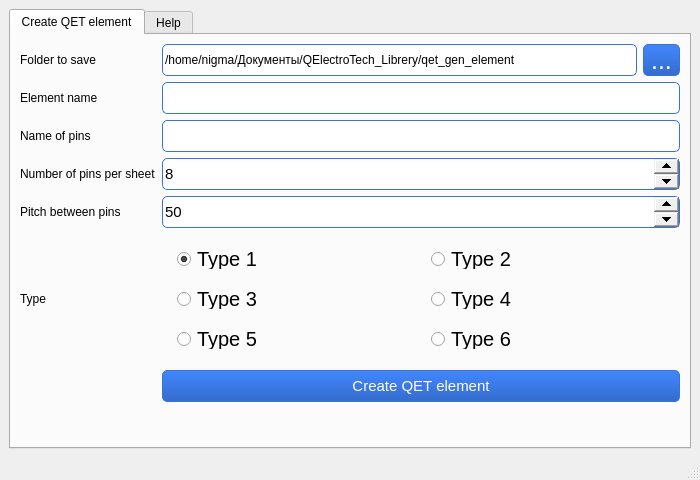
<?xml version="1.0" encoding="UTF-8"?>
<ui version="4.0">
 <class>MainWindow</class>
 <widget class="QMainWindow" name="MainWindow">
  <property name="geometry">
   <rect>
    <x>0</x>
    <y>0</y>
    <width>700</width>
    <height>480</height>
   </rect>
  </property>
  <property name="minimumSize">
   <size>
    <width>700</width>
    <height>480</height>
   </size>
  </property>
  <property name="windowTitle">
   <string>MainWindow</string>
  </property>
  <property name="styleSheet">
   <string notr="true"> #bt_create {
    padding:0px;
    color: #fff;
    font-size: 15px;
    border-radius: 5px;
    border: 1px solid #3873d9;
    background-color: qlineargradient(x1:0, y1:0, x2:0, y2:1, stop:0 #4287ff, stop:1 #356ccc);
     min-height: 30px;
            height: 30px;

 }
#bt_open{
    padding:0px;
    color: #fff;
    font-size: 25px;
    border-radius: 5px;
    border: 1px solid #3873d9;
    background-color: qlineargradient(x1:0, y1:0, x2:0, y2:1, stop:0 #4287ff, stop:1 #356ccc);
     min-height: 30px;
            height: 30px;
 }

QLineEdit{
    font-size: 12px;
    border-radius: 5px;
    border: 1px solid #3873d9;
     min-height: 30px;
            height: 30px;
}

QSpinBox{
    font-size: 15px;
    border-radius: 5px;
    border: 1px solid #3873d9;
     min-height: 30px;
            height: 30px;
}

 QSpinBox::up-button {
  width: 25px;
  height: 0.7em;
 }

 QSpinBox::down-button {
  width: 25px;
  height: 0.7em;
 
}

QLabel{
    padding:0px;
    font-size: 12px;
    border-radius: 5px;
    height:1.0em;
 }
QRadioButton{
    padding:5px;
    font-size: 20px;
    border-radius: 25px;
     min-height: 20px;
            height: 20px;
 }</string>
  </property>
  <widget class="QWidget" name="centralwidget">
   <layout class="QGridLayout" name="gridLayout">
    <item row="0" column="0">
     <widget class="QTabWidget" name="tabWidget">
      <property name="currentIndex">
       <number>0</number>
      </property>
      <widget class="QWidget" name="tab">
       <attribute name="title">
        <string>Create QET element</string>
       </attribute>
       <layout class="QGridLayout" name="gridLayout_2">
        <item row="1" column="2">
         <widget class="QLineEdit" name="le_name_element">
          <property name="text">
           <string/>
          </property>
         </widget>
        </item>
        <item row="3" column="0">
         <widget class="QLabel" name="label_4">
          <property name="text">
           <string>Number of pins per sheet</string>
          </property>
         </widget>
        </item>
        <item row="7" column="2">
         <widget class="QPushButton" name="bt_create">
          <property name="text">
           <string>Create QET element</string>
          </property>
         </widget>
        </item>
        <item row="3" column="2">
         <widget class="QSpinBox" name="spB_pin_sheet">
          <property name="minimum">
           <number>1</number>
          </property>
          <property name="value">
           <number>8</number>
          </property>
         </widget>
        </item>
        <item row="2" column="0">
         <widget class="QLabel" name="label_9">
          <property name="text">
           <string>Name of pins</string>
          </property>
         </widget>
        </item>
        <item row="1" column="0">
         <widget class="QLabel" name="label_3">
          <property name="text">
           <string>Element name</string>
          </property>
         </widget>
        </item>
        <item row="4" column="2">
         <widget class="QSpinBox" name="spb_step">
          <property name="minimum">
           <number>0</number>
          </property>
          <property name="maximum">
           <number>150</number>
          </property>
          <property name="singleStep">
           <number>10</number>
          </property>
          <property name="value">
           <number>50</number>
          </property>
         </widget>
        </item>
        <item row="4" column="0">
         <widget class="QLabel" name="label_10">
          <property name="text">
           <string>Pitch between pins</string>
          </property>
         </widget>
        </item>
        <item row="0" column="0">
         <widget class="QLabel" name="label_2">
          <property name="text">
           <string>Folder to save</string>
          </property>
         </widget>
        </item>
        <item row="0" column="2">
         <layout class="QHBoxLayout" name="horizontalLayout">
          <item>
           <widget class="QLineEdit" name="le_directory">
            <property name="text">
             <string>/home/nigma/Документы/QElectroTech_Librery/qet_gen_element</string>
            </property>
           </widget>
          </item>
          <item>
           <widget class="QPushButton" name="bt_open">
            <property name="text">
             <string> ... </string>
            </property>
           </widget>
          </item>
         </layout>
        </item>
        <item row="5" column="0">
         <widget class="QLabel" name="label_11">
          <property name="text">
           <string>Type</string>
          </property>
         </widget>
        </item>
        <item row="2" column="2">
         <widget class="QLineEdit" name="le_pin_name">
          <property name="text">
           <string/>
          </property>
         </widget>
        </item>
        <item row="5" column="2">
         <layout class="QGridLayout" name="gridLayout_5" columnminimumwidth="0,0">
          <property name="leftMargin">
           <number>10</number>
          </property>
          <property name="topMargin">
           <number>10</number>
          </property>
          <property name="rightMargin">
           <number>10</number>
          </property>
          <property name="bottomMargin">
           <number>10</number>
          </property>
          <property name="spacing">
           <number>10</number>
          </property>
          <item row="0" column="0">
           <widget class="QRadioButton" name="rdB_type1">
            <property name="text">
             <string>Type 1</string>
            </property>
            <property name="checked">
             <bool>true</bool>
            </property>
           </widget>
          </item>
          <item row="1" column="1">
           <widget class="QRadioButton" name="rdB_type4">
            <property name="text">
             <string>Type 4</string>
            </property>
           </widget>
          </item>
          <item row="1" column="0">
           <widget class="QRadioButton" name="rdB_type3">
            <property name="text">
             <string>Type 3</string>
            </property>
           </widget>
          </item>
          <item row="0" column="1">
           <widget class="QRadioButton" name="rdB_type2">
            <property name="text">
             <string>Type 2</string>
            </property>
           </widget>
          </item>
          <item row="2" column="0">
           <widget class="QRadioButton" name="rdB_type5">
            <property name="text">
             <string>Type 5</string>
            </property>
           </widget>
          </item>
          <item row="2" column="1">
           <widget class="QRadioButton" name="rdB_type6">
            <property name="text">
             <string>Type 6</string>
            </property>
           </widget>
          </item>
         </layout>
        </item>
        <item row="8" column="2">
         <spacer name="verticalSpacer">
          <property name="orientation">
           <enum>Qt::Vertical</enum>
          </property>
          <property name="sizeHint" stdset="0">
           <size>
            <width>20</width>
            <height>40</height>
           </size>
          </property>
         </spacer>
        </item>
       </layout>
      </widget>
      <widget class="QWidget" name="tab_2">
       <attribute name="title">
        <string>Help</string>
       </attribute>
       <layout class="QGridLayout" name="gridLayout_3">
        <item row="0" column="0">
         <widget class="QTextBrowser" name="textBrowser">
          <property name="html">
           <string>&lt;!DOCTYPE HTML PUBLIC &quot;-//W3C//DTD HTML 4.0//EN&quot; &quot;http://www.w3.org/TR/REC-html40/strict.dtd&quot;&gt;
&lt;html&gt;&lt;head&gt;&lt;meta name=&quot;qrichtext&quot; content=&quot;1&quot; /&gt;&lt;style type=&quot;text/css&quot;&gt;
p, li { white-space: pre-wrap; }
&lt;/style&gt;&lt;/head&gt;&lt;body style=&quot; font-family:'Sans Serif'; font-size:9pt; font-weight:400; font-style:normal;&quot;&gt;
&lt;p style=&quot; margin-top:0px; margin-bottom:0px; margin-left:0px; margin-right:0px; -qt-block-indent:0; text-indent:0px;&quot;&gt;&lt;span style=&quot; font-size:10pt;&quot;&gt;Element name &lt;/span&gt;&lt;/p&gt;
&lt;p style=&quot; margin-top:0px; margin-bottom:0px; margin-left:0px; margin-right:0px; -qt-block-indent:0; text-indent:0px;&quot;&gt;&lt;span style=&quot; font-size:10pt;&quot;&gt;24V, In{5}, GND, Q{z5} =&amp;gt; '24V', 'In1', 'In2', 'In3', 'In4', 'In5', 'GND', 'Q0', 'Q1', 'Q2', 'Q3', 'Q4'&lt;/span&gt;&lt;/p&gt;
&lt;p style=&quot;-qt-paragraph-type:empty; margin-top:0px; margin-bottom:0px; margin-left:0px; margin-right:0px; -qt-block-indent:0; text-indent:0px; font-size:10pt;&quot;&gt;&lt;br /&gt;&lt;/p&gt;
&lt;p style=&quot; margin-top:0px; margin-bottom:0px; margin-left:0px; margin-right:0px; -qt-block-indent:0; text-indent:0px;&quot;&gt;&lt;span style=&quot; font-size:10pt;&quot;&gt;Type 1                                                            Type 2&lt;/span&gt;&lt;/p&gt;
&lt;p style=&quot; margin-top:0px; margin-bottom:0px; margin-left:0px; margin-right:0px; -qt-block-indent:0; text-indent:0px;&quot;&gt;&lt;span style=&quot; font-family:'Droid Sans Mono,monospace,monospace,Droid Sans Fallback'; font-size:14px; color:#ce9178;&quot;&gt;        |-------*-----------*-----------*-------|&lt;/span&gt;&lt;span style=&quot; font-family:'Droid Sans Mono,monospace,monospace,Droid Sans Fallback'; color:#ce9178;&quot;&gt;                |---------------------------------------|&lt;/span&gt;&lt;/p&gt;
&lt;p style=&quot; margin-top:0px; margin-bottom:0px; margin-left:0px; margin-right:0px; -qt-block-indent:0; text-indent:0px;&quot;&gt;&lt;span style=&quot; font-family:'Droid Sans Mono,monospace,monospace,Droid Sans Fallback'; font-size:14px; color:#ce9178;&quot;&gt;        |         1           2           3                 |&lt;/span&gt;&lt;span style=&quot; font-family:'Droid Sans Mono,monospace,monospace,Droid Sans Fallback'; color:#ce9178;&quot;&gt;                | name                                          |&lt;/span&gt;&lt;/p&gt;
&lt;p style=&quot; margin-top:0px; margin-bottom:0px; margin-left:0px; margin-right:0px; -qt-block-indent:0; text-indent:0px;&quot;&gt;&lt;span style=&quot; font-family:'Droid Sans Mono,monospace,monospace,Droid Sans Fallback'; font-size:14px; color:#ce9178;&quot;&gt;        |         P1          P2          P3            |&lt;/span&gt;&lt;span style=&quot; font-family:'Droid Sans Mono,monospace,monospace,Droid Sans Fallback'; color:#ce9178;&quot;&gt;                |---------------------------------------|&lt;/span&gt;&lt;/p&gt;
&lt;p style=&quot; margin-top:0px; margin-bottom:0px; margin-left:0px; margin-right:0px; -qt-block-indent:0; text-indent:0px;&quot;&gt;&lt;span style=&quot; font-family:'Droid Sans Mono,monospace,monospace,Droid Sans Fallback'; font-size:14px; color:#ce9178;&quot;&gt;        |                                                       |&lt;/span&gt;&lt;span style=&quot; font-family:'Droid Sans Mono,monospace,monospace,Droid Sans Fallback'; color:#ce9178;&quot;&gt;                |                                                      |&lt;/span&gt;&lt;/p&gt;
&lt;p style=&quot; margin-top:0px; margin-bottom:0px; margin-left:0px; margin-right:0px; -qt-block-indent:0; text-indent:0px;&quot;&gt;&lt;span style=&quot; font-family:'Droid Sans Mono,monospace,monospace,Droid Sans Fallback'; font-size:14px; color:#ce9178;&quot;&gt;        |_____________________________| &lt;/span&gt;&lt;span style=&quot; font-family:'Droid Sans Mono,monospace,monospace,Droid Sans Fallback'; color:#ce9178;&quot;&gt;       &lt;/span&gt;&lt;span style=&quot; font-family:'Droid Sans Mono,monospace,monospace,Droid Sans Fallback'; font-size:14px; color:#ce9178;&quot;&gt; &lt;/span&gt;&lt;span style=&quot; font-family:'Droid Sans Mono,monospace,monospace,Droid Sans Fallback'; color:#ce9178;&quot;&gt;      |         P1          P2          P3           |&lt;/span&gt;&lt;/p&gt;
&lt;p style=&quot; margin-top:0px; margin-bottom:0px; margin-left:0px; margin-right:0px; -qt-block-indent:0; text-indent:0px;&quot;&gt;&lt;span style=&quot; font-family:'Droid Sans Mono,monospace,monospace,Droid Sans Fallback'; font-size:14px; color:#ce9178;&quot;&gt;        | name                                            |&lt;/span&gt;&lt;span style=&quot; font-family:'Droid Sans Mono,monospace,monospace,Droid Sans Fallback'; color:#ce9178;&quot;&gt;               |          1           2           3               |&lt;/span&gt;&lt;/p&gt;
&lt;p style=&quot; margin-top:0px; margin-bottom:0px; margin-left:0px; margin-right:0px; -qt-block-indent:0; text-indent:0px;&quot;&gt;&lt;span style=&quot; font-family:'Droid Sans Mono,monospace,monospace,Droid Sans Fallback'; font-size:14px; color:#ce9178;&quot;&gt;        |_____________________________|&lt;/span&gt;&lt;span style=&quot; font-family:'Droid Sans Mono,monospace,monospace,Droid Sans Fallback'; color:#ce9178;&quot;&gt;               |-------*-----------*-----------*------|&lt;/span&gt;&lt;/p&gt;
&lt;p style=&quot; margin-top:0px; margin-bottom:0px; margin-left:0px; margin-right:0px; -qt-block-indent:0; text-indent:0px;&quot;&gt;&lt;span style=&quot; font-size:10pt;&quot;&gt;Type 3                                                             Type 4&lt;/span&gt;&lt;/p&gt;
&lt;p style=&quot; margin-top:0px; margin-bottom:0px; margin-left:0px; margin-right:0px; -qt-block-indent:0; text-indent:0px;&quot;&gt;&lt;span style=&quot; font-family:'Droid Sans Mono,monospace,monospace,Droid Sans Fallback'; font-size:14px; color:#ce9178;&quot;&gt;        |------------ |                                             &lt;/span&gt;&lt;span style=&quot; font-family:'Droid Sans Mono,monospace,monospace,Droid Sans Fallback'; color:#ce9178;&quot;&gt;        |-----------|&lt;/span&gt;&lt;/p&gt;
&lt;p style=&quot; margin-top:0px; margin-bottom:0px; margin-left:0px; margin-right:0px; -qt-block-indent:0; text-indent:0px;&quot;&gt;&lt;span style=&quot; font-family:'Droid Sans Mono,monospace,monospace,Droid Sans Fallback'; font-size:14px; color:#ce9178;&quot;&gt;        | name     |&lt;/span&gt;&lt;span style=&quot; font-family:'Droid Sans Mono,monospace,monospace,Droid Sans Fallback'; color:#ce9178;&quot;&gt;                                                              | name    |&lt;/span&gt;&lt;/p&gt;
&lt;p style=&quot; margin-top:0px; margin-bottom:0px; margin-left:0px; margin-right:0px; -qt-block-indent:0; text-indent:0px;&quot;&gt;&lt;span style=&quot; font-family:'Droid Sans Mono,monospace,monospace,Droid Sans Fallback'; font-size:14px; color:#ce9178;&quot;&gt;        |_________|&lt;/span&gt;&lt;span style=&quot; font-family:'Droid Sans Mono,monospace,monospace,Droid Sans Fallback'; color:#ce9178;&quot;&gt;                                                             |________|&lt;/span&gt;&lt;/p&gt;
&lt;p style=&quot; margin-top:0px; margin-bottom:0px; margin-left:0px; margin-right:0px; -qt-block-indent:0; text-indent:0px;&quot;&gt;&lt;span style=&quot; font-family:'Droid Sans Mono,monospace,monospace,Droid Sans Fallback'; font-size:14px; color:#ce9178;&quot;&gt;        * 1| P1|     |&lt;/span&gt;&lt;span style=&quot; font-family:'Droid Sans Mono,monospace,monospace,Droid Sans Fallback'; color:#ce9178;&quot;&gt;                                                             |   |P1| 1 *&lt;/span&gt;&lt;/p&gt;
&lt;p style=&quot; margin-top:0px; margin-bottom:0px; margin-left:0px; margin-right:0px; -qt-block-indent:0; text-indent:0px;&quot;&gt;&lt;span style=&quot; font-family:'Droid Sans Mono,monospace,monospace,Droid Sans Fallback'; font-size:14px; color:#ce9178;&quot;&gt;        |--------      |&lt;/span&gt;&lt;span style=&quot; font-family:'Droid Sans Mono,monospace,monospace,Droid Sans Fallback'; color:#ce9178;&quot;&gt;                                                             |    --------|&lt;/span&gt;&lt;/p&gt;
&lt;p style=&quot; margin-top:0px; margin-bottom:0px; margin-left:0px; margin-right:0px; -qt-block-indent:0; text-indent:0px;&quot;&gt;&lt;span style=&quot; font-family:'Droid Sans Mono,monospace,monospace,Droid Sans Fallback'; font-size:14px; color:#ce9178;&quot;&gt;        |_________|&lt;/span&gt;&lt;span style=&quot; font-family:'Droid Sans Mono,monospace,monospace,Droid Sans Fallback'; color:#ce9178;&quot;&gt;                                                             |      _____|&lt;/span&gt;&lt;/p&gt;
&lt;p style=&quot; margin-top:0px; margin-bottom:0px; margin-left:0px; margin-right:0px; -qt-block-indent:0; text-indent:0px;&quot;&gt;&lt;span style=&quot; font-family:'Droid Sans Mono,monospace,monospace,Droid Sans Fallback'; font-size:14px; color:#ce9178;&quot;&gt;        * 2| P2|     |&lt;/span&gt;&lt;span style=&quot; font-family:'Droid Sans Mono,monospace,monospace,Droid Sans Fallback'; color:#ce9178;&quot;&gt;                                                             |     |P2| 2*&lt;/span&gt;&lt;/p&gt;
&lt;p style=&quot; margin-top:0px; margin-bottom:0px; margin-left:0px; margin-right:0px; -qt-block-indent:0; text-indent:0px;&quot;&gt;&lt;span style=&quot; font-family:'Droid Sans Mono,monospace,monospace,Droid Sans Fallback'; font-size:14px; color:#ce9178;&quot;&gt;        |---------     |&lt;/span&gt;&lt;span style=&quot; font-family:'Droid Sans Mono,monospace,monospace,Droid Sans Fallback'; color:#ce9178;&quot;&gt;                                                             |     --------|&lt;/span&gt;&lt;/p&gt;
&lt;p style=&quot; margin-top:0px; margin-bottom:0px; margin-left:0px; margin-right:0px; -qt-block-indent:0; text-indent:0px;&quot;&gt;&lt;span style=&quot; font-family:'Droid Sans Mono,monospace,monospace,Droid Sans Fallback'; font-size:14px; color:#ce9178;&quot;&gt;        |______      |&lt;/span&gt;&lt;span style=&quot; font-family:'Droid Sans Mono,monospace,monospace,Droid Sans Fallback'; color:#ce9178;&quot;&gt;                                                             |     ______|&lt;/span&gt;&lt;/p&gt;
&lt;p style=&quot; margin-top:0px; margin-bottom:0px; margin-left:0px; margin-right:0px; -qt-block-indent:0; text-indent:0px;&quot;&gt;&lt;span style=&quot; font-family:'Droid Sans Mono,monospace,monospace,Droid Sans Fallback'; font-size:14px; color:#ce9178;&quot;&gt;        * 3| P3|     |&lt;/span&gt;&lt;span style=&quot; font-family:'Droid Sans Mono,monospace,monospace,Droid Sans Fallback'; color:#ce9178;&quot;&gt;                                                             |    |P3| 3 *&lt;/span&gt;&lt;/p&gt;
&lt;p style=&quot; margin-top:0px; margin-bottom:0px; margin-left:0px; margin-right:0px; -qt-block-indent:0; text-indent:0px;&quot;&gt;&lt;span style=&quot; font-family:'Droid Sans Mono,monospace,monospace,Droid Sans Fallback'; font-size:14px; color:#ce9178;&quot;&gt;        |--------      |&lt;/span&gt;&lt;span style=&quot; font-family:'Droid Sans Mono,monospace,monospace,Droid Sans Fallback'; color:#ce9178;&quot;&gt;                                                             |     --------|&lt;/span&gt;&lt;/p&gt;
&lt;p style=&quot; margin-top:0px; margin-bottom:0px; margin-left:0px; margin-right:0px; -qt-block-indent:0; text-indent:0px;&quot;&gt;&lt;span style=&quot; font-family:'Droid Sans Mono,monospace,monospace,Droid Sans Fallback'; font-size:14px; color:#ce9178;&quot;&gt;        |_________|&lt;/span&gt;&lt;span style=&quot; font-family:'Droid Sans Mono,monospace,monospace,Droid Sans Fallback'; color:#ce9178;&quot;&gt;                                                             |________ |&lt;/span&gt;&lt;/p&gt;
&lt;p style=&quot; margin-top:0px; margin-bottom:0px; margin-left:0px; margin-right:0px; -qt-block-indent:0; text-indent:0px;&quot;&gt;&lt;span style=&quot; font-family:'monospace'; font-size:10pt;&quot;&gt;Type 5&lt;/span&gt;&lt;span style=&quot; font-size:10pt;&quot;&gt;                                                            Type 6&lt;/span&gt;&lt;/p&gt;
&lt;p style=&quot; margin-top:0px; margin-bottom:0px; margin-left:0px; margin-right:0px; -qt-block-indent:0; text-indent:0px;&quot;&gt;&lt;span style=&quot; font-family:'Droid Sans Mono,monospace,monospace,Droid Sans Fallback'; font-size:14px; color:#ce9178;&quot;&gt;        |-----------------------|                             &lt;/span&gt;&lt;span style=&quot; font-family:'Droid Sans Mono,monospace,monospace,Droid Sans Fallback'; color:#ce9178;&quot;&gt;           |----------------------|&lt;/span&gt;&lt;/p&gt;
&lt;p style=&quot; margin-top:0px; margin-bottom:0px; margin-left:0px; margin-right:0px; -qt-block-indent:0; text-indent:0px;&quot;&gt;&lt;span style=&quot; font-family:'Droid Sans Mono,monospace,monospace,Droid Sans Fallback'; font-size:14px; color:#ce9178;&quot;&gt;        | name                   |&lt;/span&gt;&lt;span style=&quot; font-family:'Droid Sans Mono,monospace,monospace,Droid Sans Fallback'; color:#ce9178;&quot;&gt;                                              | name                   |&lt;/span&gt;&lt;/p&gt;
&lt;p style=&quot; margin-top:0px; margin-bottom:0px; margin-left:0px; margin-right:0px; -qt-block-indent:0; text-indent:0px;&quot;&gt;&lt;span style=&quot; font-family:'Droid Sans Mono,monospace,monospace,Droid Sans Fallback'; font-size:14px; color:#ce9178;&quot;&gt;        |______        ______|&lt;/span&gt;&lt;span style=&quot; font-family:'Droid Sans Mono,monospace,monospace,Droid Sans Fallback'; color:#ce9178;&quot;&gt;                                              |______        ______|&lt;/span&gt;&lt;/p&gt;
&lt;p style=&quot; margin-top:0px; margin-bottom:0px; margin-left:0px; margin-right:0px; -qt-block-indent:0; text-indent:0px;&quot;&gt;&lt;span style=&quot; font-family:'Droid Sans Mono,monospace,monospace,Droid Sans Fallback'; font-size:14px; color:#ce9178;&quot;&gt;        * 1 |P1|       |P2| 2 *&lt;/span&gt;&lt;span style=&quot; font-family:'Droid Sans Mono,monospace,monospace,Droid Sans Fallback'; color:#ce9178;&quot;&gt;                                             * 1 |P1|       |P3| 3 *&lt;/span&gt;&lt;/p&gt;
&lt;p style=&quot; margin-top:0px; margin-bottom:0px; margin-left:0px; margin-right:0px; -qt-block-indent:0; text-indent:0px;&quot;&gt;&lt;span style=&quot; font-family:'Droid Sans Mono,monospace,monospace,Droid Sans Fallback'; font-size:14px; color:#ce9178;&quot;&gt;        |-------         ---------|&lt;/span&gt;&lt;span style=&quot; font-family:'Droid Sans Mono,monospace,monospace,Droid Sans Fallback'; color:#ce9178;&quot;&gt;                                              |-------         ---------|&lt;/span&gt;&lt;/p&gt;
&lt;p style=&quot; margin-top:0px; margin-bottom:0px; margin-left:0px; margin-right:0px; -qt-block-indent:0; text-indent:0px;&quot;&gt;&lt;span style=&quot; font-family:'Droid Sans Mono,monospace,monospace,Droid Sans Fallback'; font-size:14px; color:#ce9178;&quot;&gt;        |______      _______|&lt;/span&gt;&lt;span style=&quot; font-family:'Droid Sans Mono,monospace,monospace,Droid Sans Fallback'; color:#ce9178;&quot;&gt;                                              |______      _______|&lt;/span&gt;&lt;/p&gt;
&lt;p style=&quot; margin-top:0px; margin-bottom:0px; margin-left:0px; margin-right:0px; -qt-block-indent:0; text-indent:0px;&quot;&gt;&lt;span style=&quot; font-family:'Droid Sans Mono,monospace,monospace,Droid Sans Fallback'; font-size:14px; color:#ce9178;&quot;&gt;        * 3 |P3|       |P4| 4 *&lt;/span&gt;&lt;span style=&quot; font-family:'Droid Sans Mono,monospace,monospace,Droid Sans Fallback'; color:#ce9178;&quot;&gt;                                              * 2 |P2|       |P4| 4 *&lt;/span&gt;&lt;/p&gt;
&lt;p style=&quot; margin-top:0px; margin-bottom:0px; margin-left:0px; margin-right:0px; -qt-block-indent:0; text-indent:0px;&quot;&gt;&lt;span style=&quot; font-family:'Droid Sans Mono,monospace,monospace,Droid Sans Fallback'; font-size:14px; color:#ce9178;&quot;&gt;        |-------        ----------|&lt;/span&gt;&lt;span style=&quot; font-family:'Droid Sans Mono,monospace,monospace,Droid Sans Fallback'; color:#ce9178;&quot;&gt;                                              |-------        ----------|&lt;/span&gt;&lt;/p&gt;
&lt;p style=&quot; margin-top:0px; margin-bottom:0px; margin-left:0px; margin-right:0px; -qt-block-indent:0; text-indent:0px;&quot;&gt;&lt;span style=&quot; font-family:'Droid Sans Mono,monospace,monospace,Droid Sans Fallback'; font-size:14px; color:#ce9178;&quot;&gt;        |________________ |&lt;/span&gt;&lt;span style=&quot; font-family:'Droid Sans Mono,monospace,monospace,Droid Sans Fallback'; color:#ce9178;&quot;&gt;                                              |________________ |&lt;/span&gt;&lt;/p&gt;
&lt;p style=&quot;-qt-paragraph-type:empty; margin-top:0px; margin-bottom:0px; margin-left:0px; margin-right:0px; -qt-block-indent:0; text-indent:0px;&quot;&gt;&lt;br /&gt;&lt;/p&gt;&lt;/body&gt;&lt;/html&gt;</string>
          </property>
         </widget>
        </item>
       </layout>
      </widget>
     </widget>
    </item>
   </layout>
  </widget>
  <widget class="QMenuBar" name="menubar">
   <property name="geometry">
    <rect>
     <x>0</x>
     <y>0</y>
     <width>700</width>
     <height>20</height>
    </rect>
   </property>
  </widget>
  <widget class="QStatusBar" name="statusbar"/>
 </widget>
 <resources/>
 <connections/>
</ui>
